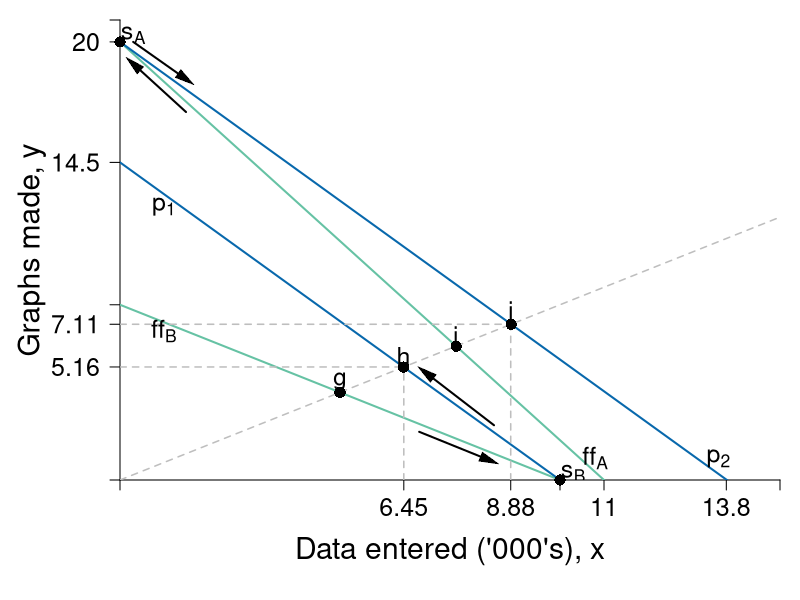

The R script that drew this image:
#Graph Designer: Simon Halliday + Scott Cohn
#Authors: Bowles and Halliday
#Title: Coordination, Conflict and Competition: A Text in Microeconomics

require(shape)
pdf(file = "specprodexch/data_entered.pdf", width = 8, height = 8)

#Set parameters for graphics
pointsize <- 1.8
axislabelsize <- 1.8
labelsize <- 1.5
namesize <- 1.8
annotatesize <- 1.5
graphlinewidth <- 2
segmentlinewidth <- 1.5

COL <- c("#7fc97f", "#beaed4", "#fdc086", "#ffff99", "#386cb0", "#f0027f", "#bf5b17", "#666666")
COLA <- c("#e0f3db", "#99d8c9","#66c2a4","#41ae76", "#238b45", "#005824")
COLB <- c("#4eb3d3", "#2b8cbe", "#0868ac","#084081")


ffA <- function(x, yintA = 20, sA = 20/11) {
        yintA - sA*x
}

ffB <- function(x, yintB = 8, sB = 8/10) {
        yintB - sB*x
}

exchange <- function(x, slope = 1/1.25) {
        slope*x
}

priceA <- function(x, pintA = 20, psA = 1.45) {
        pintA - psA*x
}

priceB <- function(x, pintB = 14.5, psB = 1.45) {
        pintB - psB*x
}

#Edited the margins to cater for the larger LHS labels
par(mar =  c(6, 6, 1, 1))

xlims <- c(0, 15)
ylims <- c(0, 21)

npts <- 501 
x <- seq(xlims[1], xlims[2], length.out = npts)
y <- seq(ylims[1], ylims[2], length.out = npts) 
a <- c(3.25, 5.25, 7.25)

plot(0, 0, xlim = xlims, ylim = ylims, type = "n",
     xlab = expression(paste("")),
     ylab = expression(paste("")), 
     xaxt = "n", 
     yaxt = "n", 
     cex.lab = axislabelsize, 
     bty = "n", 
     xaxs="i", 
     yaxs="i"
)


# ticksy <- seq(from = 0, to = ylims[2], by = 1)
# ylabels <- seq(from = 0, to = ylims[2], by = 1)
# ticksx <- seq(from = 0, to = xlims[2], by = 1)
# xlabels <- seq(from = 0, to = xlims[2], by = 1)
ticksy <- c(ylims[1], 5.16, 7.11, 8, 14.5, 20, ylims[2])
ylabels <- c(NA, 5.16, 7.11, 8, 14.5, 20, NA)
ticksx <- c(xlims[1], 6.45, 8.88, 10, 11, 13.78, xlims[2])
xlabels <-  c(NA, 6.45, 8.88, 10, 11, 13.8, NA)

axis(1, at = ticksx, pos = 0, labels = xlabels, cex.axis = labelsize)
axis(2, at = ticksy, pos = 0, labels = ylabels, las = 1, cex.axis = labelsize)

npts <- 500 
xx1 <- seq(xlims[1], xlims[2], length.out = npts)

#Draw the graphs
lines(xx1, ffA(xx1), col = COLA[3], lwd = graphlinewidth)
lines(xx1, ffB(xx1), col = COLA[3], lwd = graphlinewidth)
lines(xx1, exchange(xx1), lty = 2, col = "gray", lwd = segmentlinewidth)
lines(xx1, priceA(xx1), col = COLB[3], lwd = graphlinewidth)
lines(xx1, priceB(xx1), col = COLB[3], lwd = graphlinewidth)


#Segments for new points
segments(0, 5.16, 6.45, 5.16, lty = 2, col = "grey",  lwd = segmentlinewidth)
segments(6.45, 0, 6.45, 5.16, lty = 2, col = "grey",  lwd = segmentlinewidth)
segments(0, 7.11, 8.88, 7.11, lty = 2, col = "grey",  lwd = segmentlinewidth)
segments(8.88, 0, 8.88, 7.11, lty = 2, col = "grey",  lwd = segmentlinewidth)

# segments(0, 4.14, 4.14, 4.14, lty = 2, col = "grey",  lwd = segmentlinewidth)
# segments(4.14, 0, 4.14, 4.14, lty = 2, col = "grey",  lwd = segmentlinewidth)

#Label Points
xpts <- c(5, 6.444444444, 7.638888889, 8.888888889)
ypts <- xpts/1.25
yadj1 <- 0.5
yadj2 <- -0.5

points(xpts, ypts, pch = 16, col = "black", cex = 1.5)
ptlabels <- c("g", "h", "i", "j")
text(xpts, ypts + yadj1, ptlabels, cex = labelsize)
#coordlabs <- c("(5,4)", "(6.44, 5.16)", "(7.64,6.11)", "(8.89,7.11)")
#text(xpts, ypts + yadj2, coordlabs, cex = smalllabelsize)

#Axis labels
mtext(expression(paste("Data entered ('000's), ", x)), side = 1, line = 3.5, cex = axislabelsize)
text(-2, 0.5*ylims[2], expression(paste("Graphs made, ", y)), xpd = TRUE, cex = axislabelsize, srt = 90) 

#Text
# text(11, 12, expression(paste("Each graph requires")))
# text(11, 11.25, expression(paste("1250 keystrokes of data")))
# text(11, 10.4, expression(paste(y == frac(x,1.25) )))

#Label the curves
text(13.6, 1, expression(p[2]), cex = labelsize)
text(10.8, 1, expression(ff[A]), cex = labelsize)

text(1, 12.5, expression(p[1]), cex = labelsize)
text(1, 6.8, expression(ff[B]), cex = labelsize)

#xpts <- c(5, 6.444444444, 7.638888889, 8.888888889)
#ypts <- xpts/1.25

#Arrows(xpts[1]+1.8, ypts[1] - 1.8, 10 - 1.6, 0 + 0.9, col = "black", lty = 1, lwd = 2, arr.type = "triangle", arr.lwd = 0.5)
Arrows(xpts[1]+1.8, ypts[1] - 1.8, 10 - 1.6, 0 + 0.9, col = "black", lty = 1, lwd = 2, arr.type = "triangle", arr.lwd = 0.5)
#Arrows(10, 0 + 0.5, xpts[2] + 0.5, ypts[2] - 0.25, col = "black", lty = 1, lwd = 2, arr.type = "triangle", arr.lwd = 0.5)
Arrows(8.5, 0 + 2.5, xpts[2] + 0.5, ypts[2] - 0.25, col = "black", lty = 1, lwd = 2, arr.type = "triangle", arr.lwd = 0.5)
text(10 + 0.3, 0.3, expression(s[B]), cex = labelsize)
points(10, 0,pch = 16, col = "black", cex = 1.5, xpd = TRUE)

#Arrows(xpts[3] - 0.3, ypts[3], 0 + 0.3, 20 - 1, col = "black", lty = 1, lwd = 2, arr.type = "triangle", arr.lwd = 0.5)
Arrows(1.5, 16.8, 0 + 0.3, 20 - 1, col = "black", lty = 1, lwd = 2, arr.type = "triangle", arr.lwd = 0.5)
#Arrows(0 + 0.3, 20, xpts[4] - 0.3, ypts[4] + 0.8, col = "black", lty = 1, lwd = 2, arr.type = "triangle", arr.lwd = 0.5)
Arrows(0 + 0.3, 20, 1.5, 16.8 + 1.5, col = "black", lty = 1, lwd = 2, arr.type = "triangle", arr.lwd = 0.5)

text(0 + 0.3, 20 + 0.3, expression(s[A]), cex = labelsize)
points(0, 20,pch = 16, col = "black", cex = 1.5, xpd = TRUE)

dev.off()
